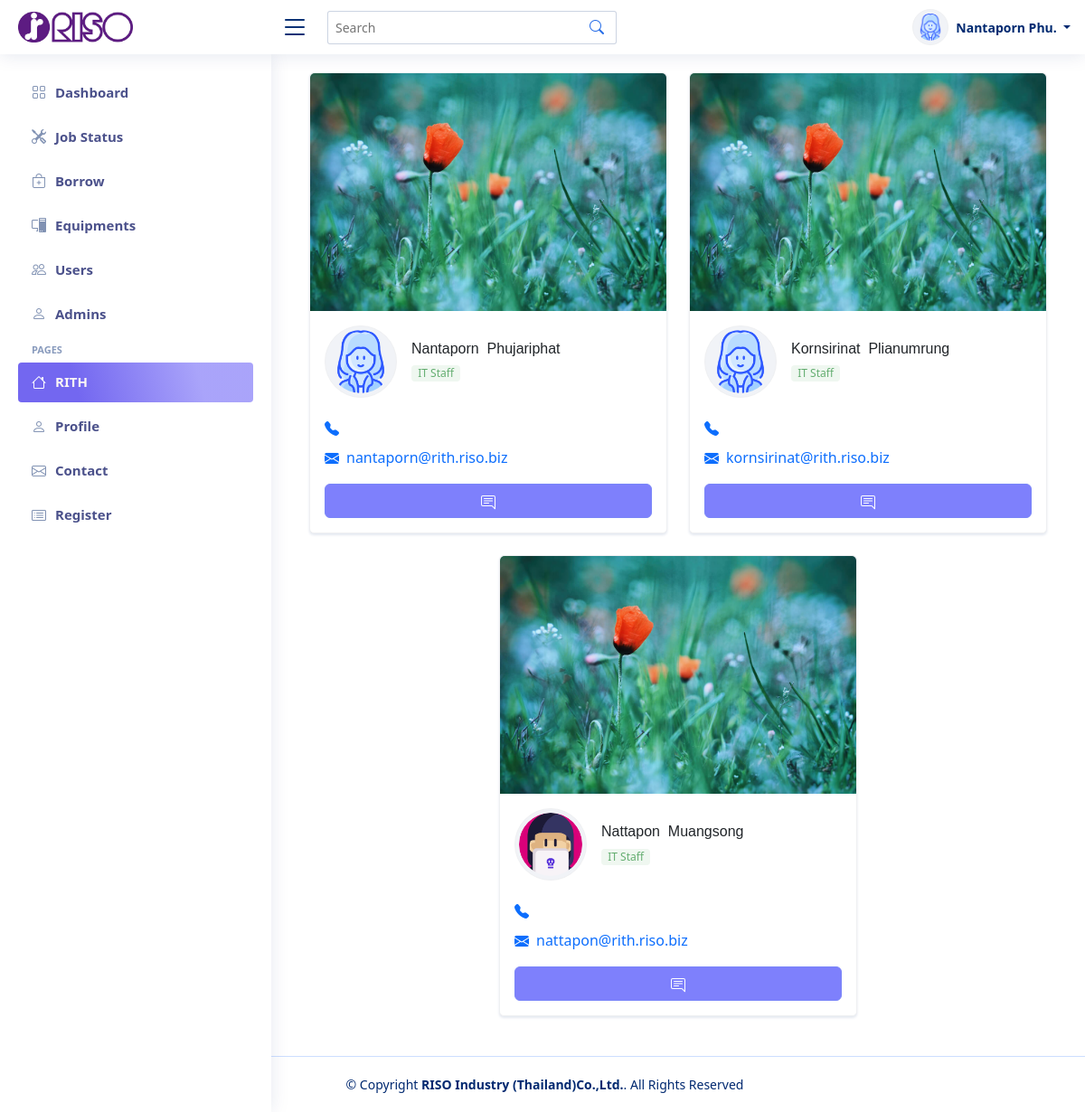
The page /admin/contact.php (signed in) on the database its author committed.
### tables this page shows
CREATE TABLE `rith_user` (
  `user_id` int(10) NOT NULL,
  `user_name` varchar(255) DEFAULT NULL,
  `user_lastname` varchar(255) DEFAULT NULL,
  `user_pass` varchar(20) DEFAULT NULL,
  `item_name` varchar(20) DEFAULT NULL,
  `user_sec` varchar(10) DEFAULT NULL,
  `user_reg` date DEFAULT NULL,
  `user_address` varchar(255) NOT NULL,
  `user_mail` varchar(120) DEFAULT NULL,
  `user_tel` varchar(10) DEFAULT NULL,
  `user_type` varchar(10) NOT NULL,
  `user_img` varchar(55) NOT NULL
);

### admin/contact.php (the view, shortened to what this page needs)
<!DOCTYPE html>
<html lang="en">
<head>
    <link href="../assets/vendor/bootstrap/css/bootstrap.min.css" rel="stylesheet">
    <link href="../assets/vendor/bootstrap-icons/bootstrap-icons.css" rel="stylesheet">
    <link href="../assets/vendor/boxicons/css/boxicons.min.css" rel="stylesheet">
    <link href="../assets/vendor/quill/quill.snow.css" rel="stylesheet">
    <link href="../assets/vendor/quill/quill.bubble.css" rel="stylesheet">
    <link href="../assets/vendor/remixicon/remixicon.css" rel="stylesheet">
    <link href="../assets/vendor/simple-datatables/style.css" rel="stylesheet">
    <link href="https://cdn.jsdelivr.net/npm/bootstrap@5.2.3/dist/css/bootstrap.min.css" rel="stylesheet">
    <link href="../assets/css/style.css" rel="stylesheet">
</head>
<body>
    <header id="header" class="header fixed-top d-flex align-items-center">
        <div class="d-flex align-items-center justify-content-between">
            <a href="dash.php" class="logo d-flex align-items-center">
                <img src="../assets/img/Riso-logo.jpg" alt="">
            </a>
            <i class="bi bi-list toggle-sidebar-btn"></i>
        </div>
        <div class="search-bar">
            <form class="search-form d-flex align-items-center" method="POST" action="#">
                <input type="text" name="query" placeholder="Search" title="Enter search keyword">
                <button type="submit" title="Search"><i class="bi bi-search"></i></button>
            </form>
        </div>
        <nav class="header-nav ms-auto">
            <ul class="d-flex align-items-center">
                <li class="nav-item dropdown pe-3">
                    <a class="nav-link nav-profile d-flex align-items-center pe-0" href="#" data-bs-toggle="dropdown">
                        <img src="../upload/user_img/<?php echo $_SESSION['profile']; ?>" alt="" class="avatar-sd rounded-circle img-thumbnail">
                        <span class="d-none d-md-block dropdown-toggle ps-2"> <?php echo $_SESSION['name']; ?>&nbsp<?php echo $_SESSION['lname']; ?>
                    </a>
                </li>
            </ul>
        </nav>
    </header>
    <aside id="sidebar" class="sidebar">
        <ul class="sidebar-nav" id="sidebar-nav">
            <li class="nav-item">
                <a class="nav-link  collapsed" href="dash.php">
                    <i class="bi bi-grid"></i>
                    <span>Dashboard</span>
                </a>
            </li>
            <li class="nav-item">
                <a class="nav-link collapsed" href="case_tbl.php">
                    <i class="bi bi-tools"></i></i><span>Job Status</span>
                </a>
            </li>
            <li class="nav-item">
                <a class="nav-link collapsed" href=" brr_tbl.php">
                    <i class="bi bi-bag-plus"></i><span>Borrow</span>
                </a>
            </li>
            <li class="nav-item">
                <a class="nav-link collapsed" href="equip_tbl.php">
                    <i class="bi bi-pc-display"></i><span>Equipments</span>
                </a>
            </li>
            <li class="nav-item">
                <a class="nav-link collapsed" href="user_tbl.php">
                    <i class="bi bi-people"></i><span>Users</span>
                </a>
            </li>
            <li class="nav-item">
                <a class="nav-link collapsed" href="admin_tbl.php">
                    <i class="bi bi-person"></i><span>Admins</span>
                </a>
            </li>
            <li class="nav-heading">Pages</li>
            <li class="nav-item">
                <a class="nav-link nav-link-active" href="home_a.php">
                    <i class="bi bi-house"></i>
                    <span>RITH</span>
                </a>
            </li>
            <li class="nav-item">
                <a class="nav-link collapsed" href="admin_udt.php?edit_admin=<?php echo $_SESSION['ID']; ?>">
                    <i class="bi bi-person"></i>
                    <span>Profile</span>
                </a>
            </li>
            <li class="nav-item">
                <a class="nav-link collapsed" href="#">
                    <i class="bi bi-envelope"></i>
                    <span>Contact</span>
                </a>
            </li>
            <li class="nav-item">
                <a class="nav-link collapsed" href="user_ist.php">
                    <i class="bi bi-card-list"></i>
                    <span>Register</span>
                </a>
            </li>
        </ul>
    </aside>
    <main id="main" class="main">
        <div class="container">
            <div class="row">
                <?php
                include_once('../config/dbconnect.php');
                $sql = "SELECT*FROM rith_user WHERE user_type = 'admin'";
                $result = mysqli_query($connect, $sql);
                while ($row = mysqli_fetch_assoc($result)) {
                ?>
                    <div class="col-xxl-4 col-sm-6">
                        <div class="card  ">
                            <img src="../assets/img/slides-1.jpg" class="card-img-top img-fluid w-100" alt="">
                            <div class="card-body">
                                <div class="d-flex align-items-center">
                                    <div> <img src="../upload/user_img/<?php echo $row['user_img']; ?>" alt="user-avatar" class="avatar-md rounded-circle img-thumbnail" id="uploadImageAvatar">
                                    </div>
                                    <div class="flex-1 ms-3">
                                        <h6 class="font-size-16 mb-1"><a href="#" class="text-dark"></a><?php echo $row['user_name']; ?>&nbsp
                                            <?php echo $row['user_lastname']; ?></h6>
                                        <span class="badge badge-soft-success mb-0">IT Staff</span>
                                    </div>
                                </div>
                                <div class="mt-3 pt-1">
                                    <p class="text-muted mb-0"><i class="bi bi-telephone-fill font-size-15 align-middle pe-2 text-primary"></i> <?php echo $row['user_tel']; ?></p>
                                    <p class="text-muted mb-0 mt-2"><i class="bi bi-envelope-fill font-size-15 align-middle pe-2 text-primary"></i><a href="mailto:<?php echo $row['user_mail']; ?>"><?php echo $row['user_mail']; ?></p>
                                </div>
                                <div class="d-flex pt-4 justify-content-center">
                                    <button type="button" class="btn btn-primary w-100"><a href="mailto:<?php echo $row['user_mail']; ?>"></a></button>
                                </div>
                            </div>
                        </div>
                    </div><?php } ?>
            </div>
        </div>
    </main>
    <footer id="footer" class="footer">
        <div class="copyright">
            &copy; Copyright <strong><span>RISO Industry (Thailand)Co.,Ltd.</span></strong>. All Rights Reserved
        </div>
    </footer>
</body>
</html>

### rows shown on the page
rith_user: user_img (picture), user_name "Nantaporn", user_lastname "Phujariphat", user_mail "nantaporn@rith.riso.biz"
rith_user: user_img (picture), user_name "Kornsirinat", user_lastname "Plianumrung", user_mail "kornsirinat@rith.riso.biz"
rith_user: user_img (picture), user_name "Nattapon", user_lastname "Muangsong", user_mail "nattapon@rith.riso.biz"

### other values the page prints
$_SESSION['name'] "Nantaporn"
$_SESSION['lname'] "Phu."
